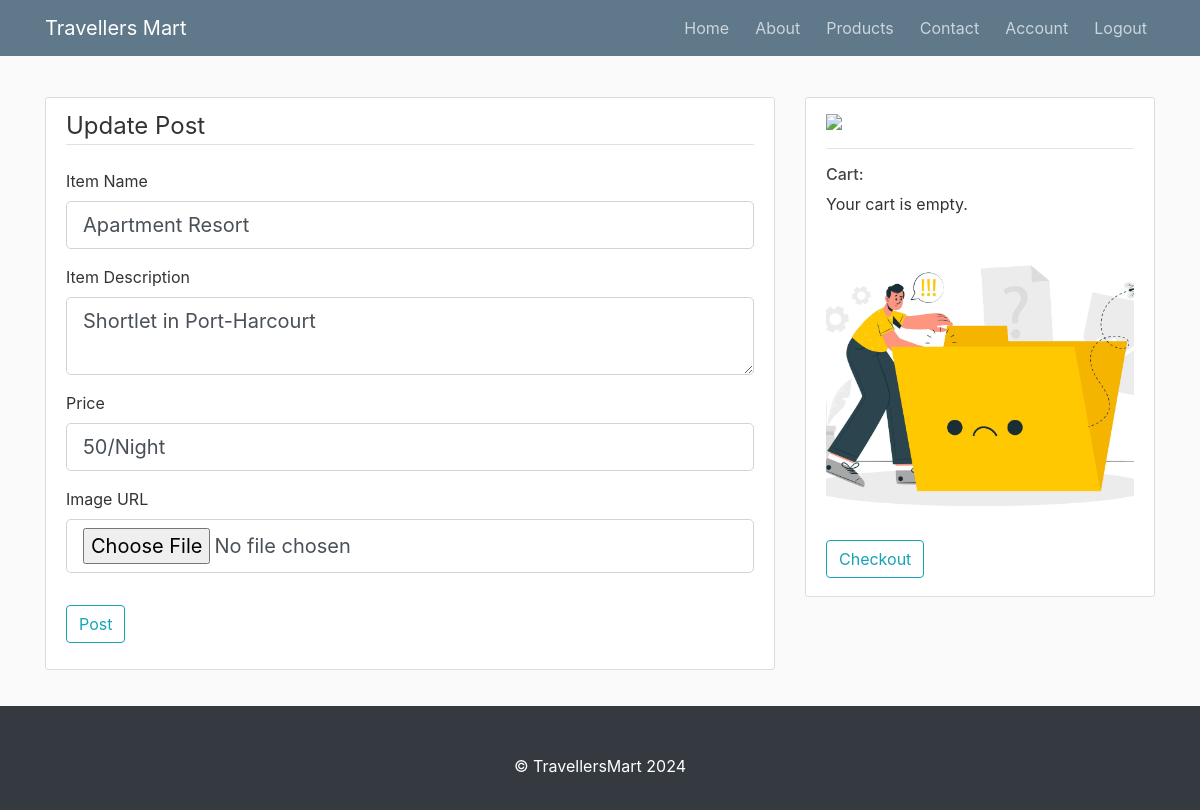
Page /post/4/update (signed in) on the earlier database version.
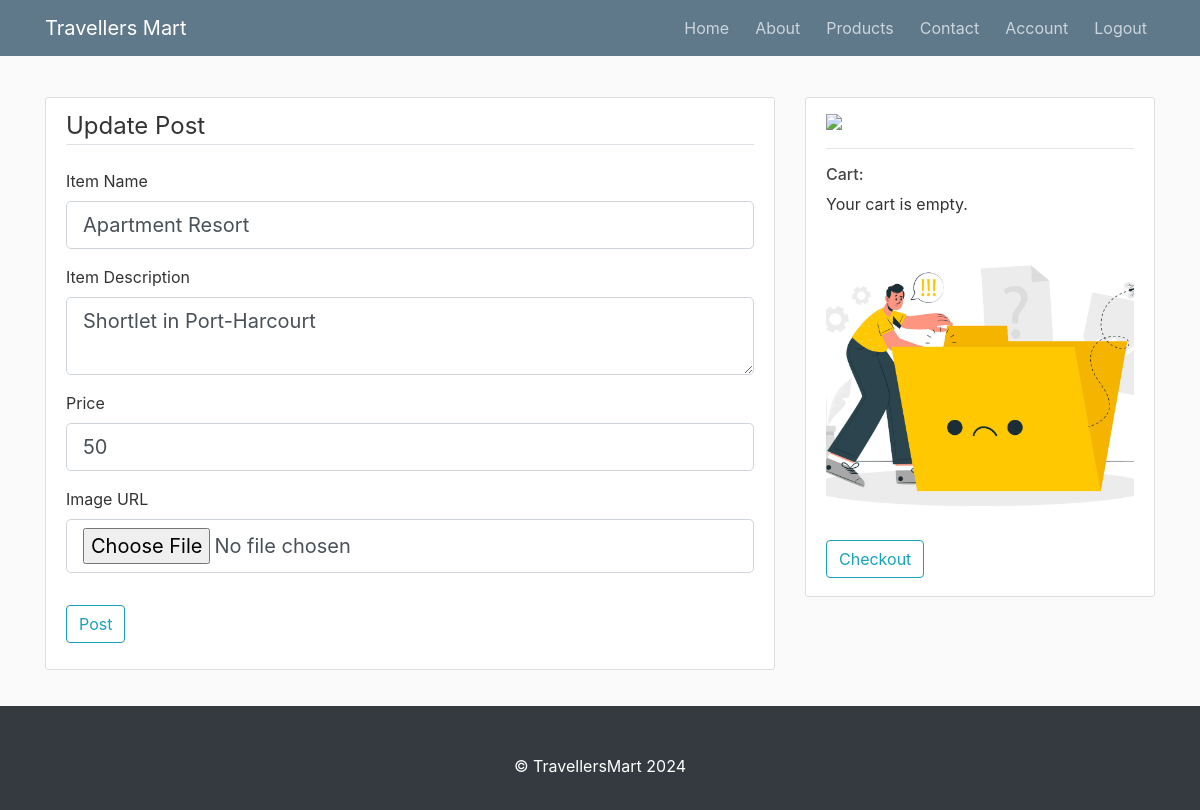
Same page on the later database version.
### flask_station/models.py (models this page shows, shortened)
class Post(db.Model):
    id = db.Column(db.Integer, primary_key=True)
    selling_item = db.Column(db.String(100), nullable=False,)
    content = db.Column(db.Text, nullable=False)
    price = db.Column(db.Text, nullable=False)
    image = db.Column(db.String(100), nullable=False)
    date_posted = db.Column(db.DateTime, nullable=False, default=datetime.utcnow)
    user_id = db.Column(db.Integer, db.ForeignKey('user.id'), nullable=False)

### flask_station/posts/routes.py (the view)
@posts.route('/post/<int:post_id>/update', methods=['GET', 'POST'])
@login_required  # Ensure the user is logged in before accessing this route
def update_post(post_id):
    post = Post.query.get_or_404(post_id)  # Get the post by ID or return 404 if not found
    if post.merchant != current_user:  # Ensure the current user is the owner of the post
        abort(403)  # Return 403 Forbidden if not authorized
    form = UpdateProductForm()
    if form.validate_on_submit():
        post.selling_item = form.title.data  # Update the post's title
        post.content = form.content.data  # Update the post's content
        post.price = form.price.data  # Update the post's price
        if form.image.data:  # Check if a new image was uploaded
            picture_file = save_post_picture(form.image.data)  # Save the new image
            post.image = picture_file  # Update the post's image
        db.session.commit()  # Commit the changes to the database
        flash('Your Item has been updated!', 'success')  # Flash a success message
        return redirect(url_for('posts.post', post_id=post.id))  # Redirect to the updated post view
    elif request.method == 'GET':
        form.title.data = post.selling_item  # Pre-fill the form with the current post title
        form.content.data = post.content  # Pre-fill the form with the current post content
        form.price.data = post.price  # Pre-fill the form with the current post price
    return render_template('create_post.html', title='Update Item',
                           form=form, legend='Update Post')  # Render the form for updating the post

### flask_station/posts/forms.py
class UpdateProductForm(BaseProductForm):
    image = FileField('Image URL', validators=[FileAllowed(['jpg', 'jpeg', 'png'])])

### flask_station/models.py (called while the page is built)
@login_manager.user_loader
def load_user(user_id):
    return User.query.get(int(user_id))

### run.py (called while the page is built)
@app.context_processor
def inject_request_path():
    return dict(request_path=request.path)

### flask_station/templates/create_post.html (shortened to what this page needs)
{% extends "layout.html" %}
{% block content %}
<div class="col-md-8">
    <div class ="content-section">
        <form method="POST" action="" enctype="multipart/form-data">
            <fieldset class="form-group">
                <legend class="border-bottom mb-4">{{ legend }}</legend>
                <div class="form-group">
                    {{ form.title.label(class="form-control-label") }}
                    {% if form.title.errors %}
                        {{ form.title(class="form-control form-control-label-lg is-invalid") }}
                        <div class="invalid-feedback">
                            {% for error in form.title.errors %}
                                <span>{{ error }}</span>
                            {% endfor %}
                        </div>
                    {% else %}
                        {{ form.title(class="form-control form-control-lg") }}
                    {% endif %}
                </div>
                <div class="form-group">
                    {{ form.content.label(class="form-control-label") }}
                    {% if form.content.errors %}
                        {{ form.content(class="form-control form-control-label-lg is-invalid") }}
                        <div class="invalid-feedback">
                            {% for error in form.content.errors %}
                                <span>{{ error }}</span>
                            {% endfor %}
                        </div>
                    {% else %}
                        {{ form.content(class="form-control form-control-lg") }}
                    {% endif %}
                </div>
                <div class="form-group">
                    {{ form.price.label(class="form-control-label") }}
                    {% if form.price.errors %}
                        {{ form.price(class="form-control form-control-label-lg is-invalid") }}
                        <div class="invalid-feedback">
                            {% for error in form.price.errors %}
                                <span>{{ error }}</span>
                            {% endfor %}
                        </div>
                    {% else %}
                        {{ form.price(class="form-control form-control-lg") }}
                    {% endif %}
                </div>
                <div class="form-group">
                    {{ form.image.label(class="form-control-label") }}
                    {% if form.image.errors %}
                        {{ form.image(class="form-control form-control-label-lg is-invalid") }}
                        <div class="invalid-feedback">
                            {% for error in form.image.errors %}
                                <span>{{ error }}</span>
                            {% endfor %}
                        </div>
                    {% else %}
                        {{ form.image(class="form-control form-control-lg") }}
                    {% endif %}
                </div>
            </fieldset>
            <div class="form-group">
                {{ form.submit(class="btn btn-outline-info") }}
            </div>
        </form>
    </div>
</div>
{% endblock content %}

Differences in the rows shown:
changed Post "Shortlet in Port-Harcourt": price "50/Night" → "50"
